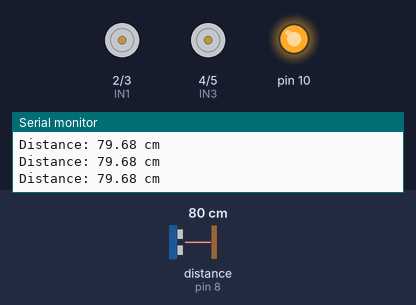
A sketch run on a simulated Arduino Uno, built with avr-gcc and run on an emulated ATmega328P. Shown: motor-driver pin pairs drawn as motors (green arrow = first pin HIGH = forward, orange = second pin HIGH = backward, longer = more drive), output pins drawn as LEDs (lit = HIGH), the last lines printed to the serial monitor. Wiring (inferred from the names in the program): ultrasonic range finder: trigger pin 9; echo pin 8. The test bench sets the inputs (shaded band); at power-on: distance to the obstacle (sensor on pin 8) 80 cm. The echo pulse lasts 58.3 µs per cm; pins used as bus, display or sensor lines are not drawn.

Above: at 1.3 s.
1.4 s: distance to the obstacle (sensor on pin 8) set to 28 cm
2.9 s: distance to the obstacle (sensor on pin 8) set to 22 cm
At 3.9 s:
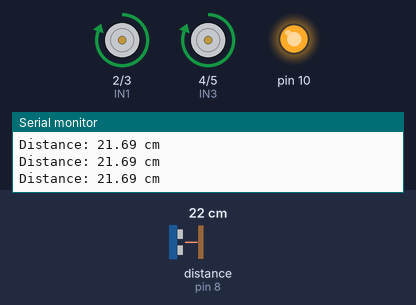
6.1 s: distance to the obstacle (sensor on pin 8) set to 7 cm
7.6 s: distance to the obstacle (sensor on pin 8) set to 4 cm
At 8.7 s:
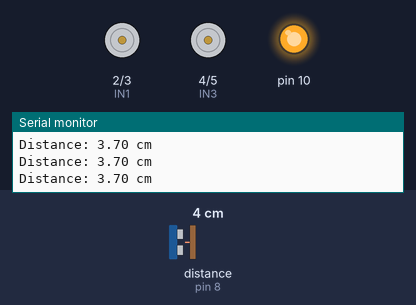
9.2 s: distance to the obstacle (sensor on pin 8) set to 9 cm
At 9.5 s:
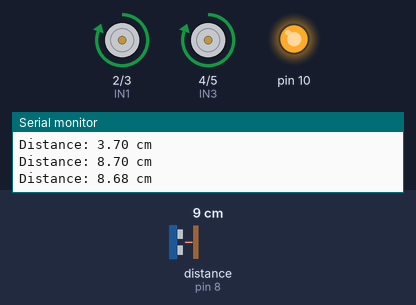
Timing chart, 0 to 11.8 s (numbered marks = the images above; inputs shaded):
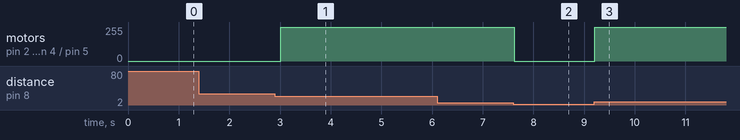

Measured:
- the behaviour switches between 26 and 25 cm on distance to the obstacle (sensor on pin 8) (found by bisection; images 0 and 1)
- the behaviour switches between 6 and 5 cm on distance to the obstacle (sensor on pin 8) (found by bisection; images 1 and 2)
- after the input at 2.9 s, motor on pin 2 (IN1) / pin 3 (IN2), motor on pin 4 (IN3) / pin 5 (IN4): stopped → forward 255/255 after 0.12 s
- after the input at 7.6 s, motor on pin 2 (IN1) / pin 3 (IN2), motor on pin 4 (IN3) / pin 5 (IN4): forward 255/255 → stopped at once
- after the input at 9.2 s, motor on pin 2 (IN1) / pin 3 (IN2), motor on pin 4 (IN3) / pin 5 (IN4): stopped → forward 255/255 at once

The sketch:

arduino_Code_STB_26.ino
```cpp
#include <SPI.h>
#include <MFRC522.h>

// ---------- Ultrasonic ----------
#define TRIG_PIN 9
#define ECHO_PIN 8

// ---------- Motor ----------
const int IN1 = 2;
const int IN2 = 3;
const int IN3 = 4;
const int IN4 = 5;

// ---------- RFID ----------
#define SS_PIN 6
#define RST_PIN 7

MFRC522 rfid(SS_PIN, RST_PIN);

long duration;
float distance;

// ---------- Billing ----------
float totalBill = 0;


// ---------- Product Function ----------

void checkProduct() {

  byte *uid = rfid.uid.uidByte;

  // Card 1
  if (uid[0] == 0x5D &&
      uid[1] == 0xF2 &&
      uid[2] == 0xF0 &&
      uid[3] == 0xCF) {

    Serial.println("--------------------");
    Serial.println("Product: Milk");
    Serial.println("Price: Tk 80");

    totalBill = totalBill + 80;

    Serial.print("Total Bill: Tk ");
    Serial.println(totalBill);

    Serial.println("--------------------");
  }

  // Card 2
  else if (uid[0] == 0x8D &&
           uid[1] == 0x80 &&
           uid[2] == 0xF0 &&
           uid[3] == 0xCF) {

    Serial.println("--------------------");
    Serial.println("Product: Bread");
    Serial.println("Price: Tk 60");

    totalBill = totalBill + 60;

    Serial.print("Total Bill: Tk ");
    Serial.println(totalBill);

    Serial.println("--------------------");
  }

  // Card 3
  else if (uid[0] == 0x2E &&
           uid[1] == 0x0F &&
           uid[2] == 0x02 &&
           uid[3] == 0x07) {

    Serial.println("--------------------");
    Serial.println("Product: Biscuit");
    Serial.println("Price: Tk 50");

    totalBill = totalBill + 50;

    Serial.print("Total Bill: Tk ");
    Serial.println(totalBill);

    Serial.println("--------------------");
  }

  else {

    Serial.println("Unknown Card!");
    Serial.println("Product not registered.");
  }
}


void setup() {

  Serial.begin(9600);

  pinMode(TRIG_PIN, OUTPUT);
  pinMode(ECHO_PIN, INPUT);

  pinMode(IN1, OUTPUT);
  pinMode(IN2, OUTPUT);
  pinMode(IN3, OUTPUT);
  pinMode(IN4, OUTPUT);

  SPI.begin();
  rfid.PCD_Init();

  delay(100);

  Serial.println("Smart Trolley Started");
  Serial.println("Scan RFID Card...");
  Serial.println();
}


void loop() {

  // =========================
  // ULTRASONIC
  // =========================

  digitalWrite(TRIG_PIN, LOW);
  delayMicroseconds(2);

  digitalWrite(TRIG_PIN, HIGH);
  delayMicroseconds(10);

  digitalWrite(TRIG_PIN, LOW);

  duration = pulseIn(ECHO_PIN, HIGH, 25000);

  if (duration > 0) {

    distance = duration * 0.0343 / 2;

    Serial.print("Distance: ");
    Serial.print(distance);
    Serial.println(" cm");

    // Human following
    if (distance > 5 && distance < 25) {

      digitalWrite(IN1, HIGH);
      digitalWrite(IN2, LOW);

      digitalWrite(IN3, HIGH);
      digitalWrite(IN4, LOW);

    }
    else {

      digitalWrite(IN1, LOW);
      digitalWrite(IN2, LOW);

      digitalWrite(IN3, LOW);
      digitalWrite(IN4, LOW);
    }
  }


  // =========================
  // RFID BILLING
  // =========================

  if (rfid.PICC_IsNewCardPresent()) {

    if (rfid.PICC_ReadCardSerial()) {

      Serial.println();
      Serial.println("RFID Card Detected!");

      Serial.print("UID: ");

      for (byte i = 0; i < rfid.uid.size; i++) {

        if (rfid.uid.uidByte[i] < 0x10)
          Serial.print("0");

        Serial.print(rfid.uid.uidByte[i], HEX);

        if (i < rfid.uid.size - 1)
          Serial.print(":");
      }

      Serial.println();

      // Check product and add price
      checkProduct();

      rfid.PICC_HaltA();
      rfid.PCD_StopCrypto1();

      delay(1000);
    }
  }

  delay(150);
}
```
